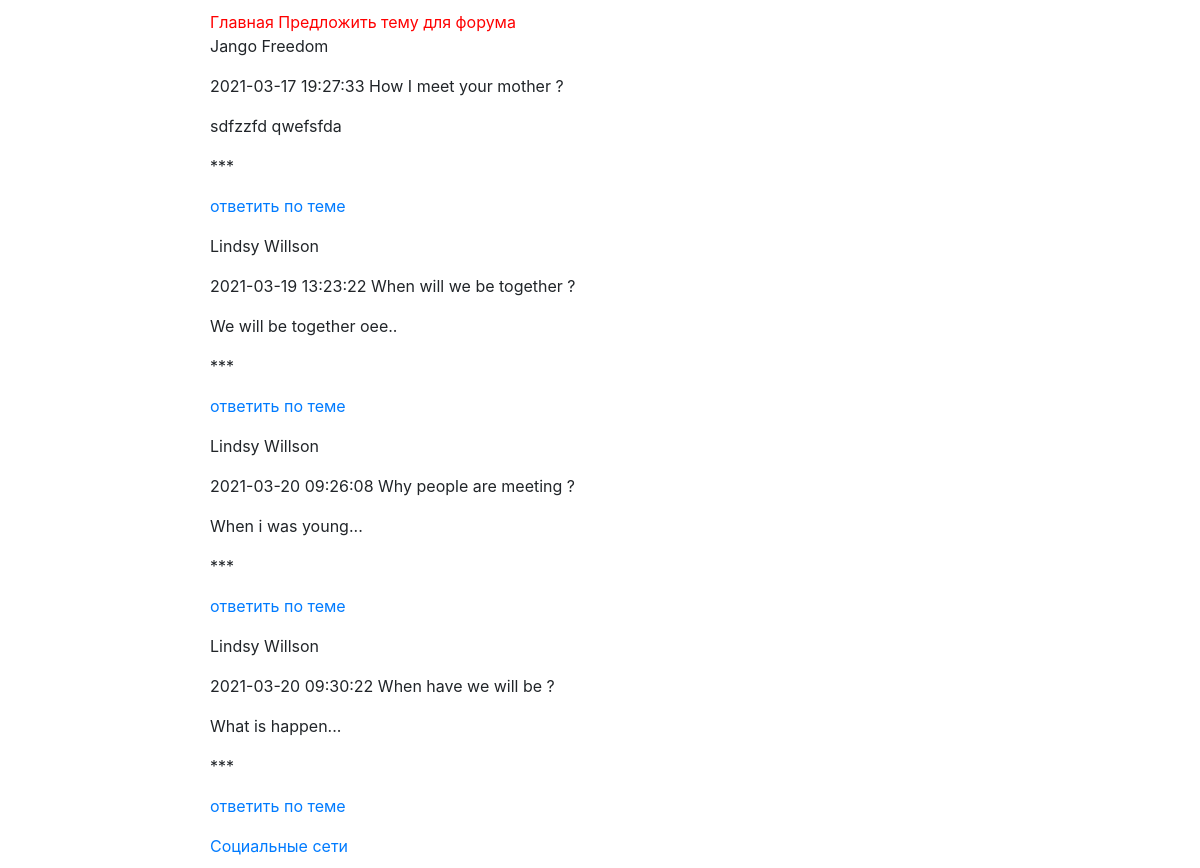
/ (signed in), run on the app's committed database.
### tables this page shows
CREATE TABLE `themes` (
  `id` int(4) NOT NULL,
  `theme` varchar(64) NOT NULL,
  `note` text NOT NULL,
  `user_id` int(11) NOT NULL,
  `datenote` datetime NOT NULL
);

CREATE TABLE `users` (
  `id` int(4) NOT NULL,
  `login` varchar(32) NOT NULL,
  `password` varchar(256) NOT NULL,
  `birth_date` date NOT NULL,
  `email` varchar(64) NOT NULL,
  `name` varchar(32) NOT NULL,
  `surname` varchar(32) NOT NULL,
  `registration_date` date NOT NULL,
  `banned` int(2) NOT NULL,
  `status_id` int(2) NOT NULL
);

### index.php (the view, shortened to what this page needs)
<?php
  include 'elems/init.php' ;
  	if (!empty($_SESSION['auth'])) {
       $query = " SELECT themes.datenote,themes.theme,themes.note,users.name as name_user, users.surname as surname_user, statuses.name as status,
                  themes.id as id_theme, users.id as id_user, users.banned as user_banned FROM `themes`
                  LEFT JOIN `users` ON users.id = themes.user_id
                  LEFT JOIN  `statuses` ON statuses.id = users.status_id" ;
       $result = mysqli_query($link, $query) or die(mysqli_error($link));
       for($data = []; $row = mysqli_fetch_assoc($result); $data[] = $row);
       $content = '' ;
       foreach ($data as $note) {
         $content .= " <div>
              <p>{$note['name_user']} {$note['surname_user']} </p>
              <p>{$note['datenote']} {$note['theme']} </p>
              <p>{$note['note']} </p>
              <p>***</p>
              <p><a href=\"topic.php?id_theme={$note['id_theme']}\"> ответить по теме </a></p>
             </div>" ;
       }
    } else {
      $content = "<div><p> Видеть полную информацию могут только зарегистрированные пользователи </p>
                  <a href=\"login.php\">login</a> OR
                  <a href=\"register.php\">register</a> </div>" ;
    }
  include "elems/layout.php" ;

### elems/layout.php (shortened to what this page needs)
<!DOCTYPE html>
<html>
  <head>
    <link rel="stylesheet" href="css/bootstrap/css/bootstrap.css">
    <link rel="stylesheet" href="css/style.css?v=7">
  </head>
  <body>
    <div id="wrapper">
      <header>
        <?php  include_once 'elems/header.php'   ?>
      </header>
      <main>
        <?=  $content  ?>
      </main>
      <footer>
        <?php include 'elems/footer.php' ; ?>
      </footer>
    </div>
  </body>
</html>

### elems/header.php
<?php
echo "<a href=\"index.php\"> Главная</a> <a href=\"add.php\"> Предложить тему для форума </a> ";

### elems/footer.php
<?php
echo "<a href=\"\"> Социальные сети</a> ";

### css/style.css (style rules this page uses)
footer { color: blue; }
header a { color: red; text-decoration: none; }
#wrapper { width: 800px; margin: 0px auto; padding: 10px; text-align: justify; }

### data on the page
themes: user.name "Jango", user.surname "Freedom", datenote "2021-03-17 19:27:33", theme "How I meet your mother ?", note "sdfzzfd qwefsfda"
themes: user.name "Lindsy", user.surname "Willson", datenote "2021-03-19 13:23:22", theme "When will we be together ?", note "We will be together oee.."
themes: user.name "Lindsy", user.surname "Willson", datenote "2021-03-20 09:26:08", theme "Why people are meeting ?", note "When i was young..."
themes: user.name "Lindsy", user.surname "Willson", datenote "2021-03-20 09:30:22", theme "When have we will be ?", note "What is happen..."
